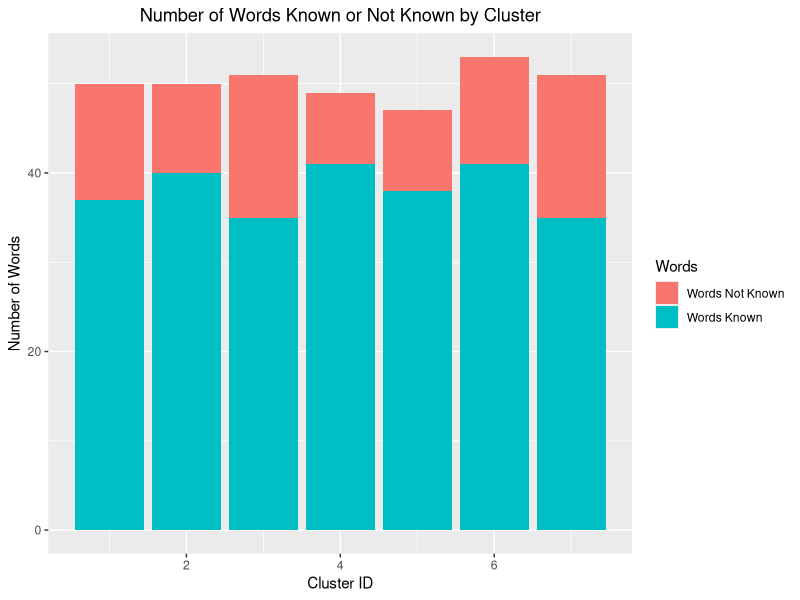
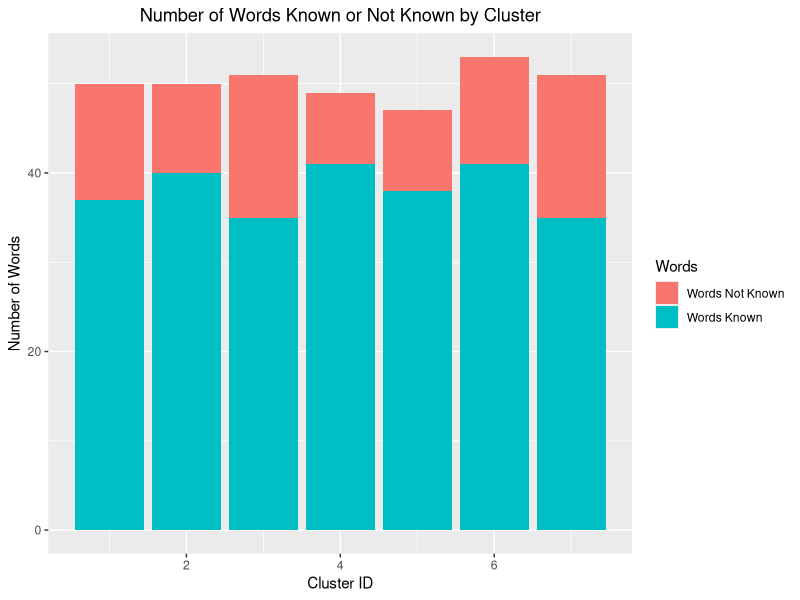

The R script that drew these images, in order:
## ---- chunk 1
knitr::opts_chunk$set(echo = TRUE)
## ---- chunk 2
# EDA
cluster_id <- c(1, 2, 3, 4, 5, 6, 7)
words_known <- c(37, 40, 35, 41, 38, 41, 35)
total_words <- c(50, 50, 51, 49, 47, 53, 51)
dict_f <- data.frame(cluster_id, words_known, total_words)

library(ggplot2)
library(tidyverse)
dict_f$words_not_known <- (dict_f$total_words - dict_f$words_known)
dict_f_test <- dict_f %>%
  select("cluster_id", "words_known", "words_not_known") %>%
  mutate("Words Known" = words_known, "Words Not Known" = words_not_known) %>%
  select("cluster_id", "Words Known", "Words Not Known")

graph <- dict_f_test %>% 
    pivot_longer(-cluster_id, names_to = "words", 
                 values_to = "Number of Words") %>% 
    ggplot(aes(cluster_id, `Number of Words`, fill= forcats::fct_rev(words))) +
    geom_col() + 
    labs(x = "Cluster ID", y = "Number of Words", fill = "Words", title = 
           "Number of Words Known or Not Known by Cluster") + 
    theme(plot.title = element_text(hjust = 0.5))
graph
## ---- chunk 3
# First we find the sample size of words
s <- .5
e <- .05
z <- 1.96
N <- 1527
n_0 <- (s*z/e)^2
n <- n_0/(1+(n_0/N))
n
# Pilot sample to determine a rough estimate of the number of words per page
set.seed(754332)
sample(1:N, 7)
words_per_page <- round(mean(c(51, 49, 53, 51, 45))) # We found the mean number 
                      #of words per page to be 49.8. We round this up to be 50

n <- n/words_per_page # Round up to 7, this is the sample size
n <- 7
## ---- chunk 4
# Random sample of 7 pages
set.seed(47352948)
sample(1:N, 7)

#Page 293: out of 50 words, Parker knows 37
#Page 1254: out of 50 words, Parker knows 40
#Page 430: out of 51 words, Parker knows 35
#Page 169: out of 49 words, Parker knows 41
#Page 583: out of 47 words, Parker knows 38
#Page 1184: out of 53 words, Parker knows 41
#Page 884: out of 51 words, Parker knows 35
## ---- chunk 5
# Now we'll create a data frame
cluster_id <- c(1, 2, 3, 4, 5, 6, 7)
words_known <- c(37, 40, 35, 41, 38, 41, 35)
total_words <- c(50, 50, 51, 49, 47, 53, 51)
dict_f <- data.frame(cluster_id, words_known, total_words)
dict_f
## ---- chunk 6
# Estimation
library(survey)

# Add population, sample sizes to each row to construct survey design object.
dict_f$N <- N
dict_f$n <- n
dict_f$wts <- dict_f$N/dict_f$n

dict_design <- svydesign(id=~1, fpc=~N, weights=~wts, data=dict_f)

# Total
svytotal(~words_known, dict_design)
confint(svytotal(~words_known, dict_design), df=degf(dict_design))

# Proportion
svyratio(~words_known, ~total_words, dict_design)
confint(svyratio(~words_known, ~total_words, dict_design), df=degf(dict_design))
## ---- chunk 7
# DEff
cluster_var <- 0.02238168^2
SRS_var <- ((1 - (307/(50*1527))) * (0.7606838*(1-0.7606838)) / (307-1))
cluster_var/SRS_var
## ---- chunk 8
# EDA
library(ggplot2)
library(tidyverse)
dict_f$words_not_known <- (dict_f$total_words - dict_f$words_known)
dict_f_test <- dict_f %>%
  select("cluster_id", "words_known", "words_not_known") %>%
  mutate("Words Known" = words_known, "Words Not Known" = words_not_known) %>%
  select("cluster_id", "Words Known", "Words Not Known")

graph <- dict_f_test %>% 
    pivot_longer(-cluster_id, names_to = "words", 
                 values_to = "Number of Words") %>% 
    ggplot(aes(cluster_id, `Number of Words`, fill= forcats::fct_rev(words))) +
    geom_col() + 
    labs(x = "Cluster ID", y = "Number of Words", fill = "Words", title = 
           "Number of Words Known or Not Known by Cluster") + 
    theme(plot.title = element_text(hjust = 0.5))
graph
## ---- chunk 9
knitr::kable(dict_f)
